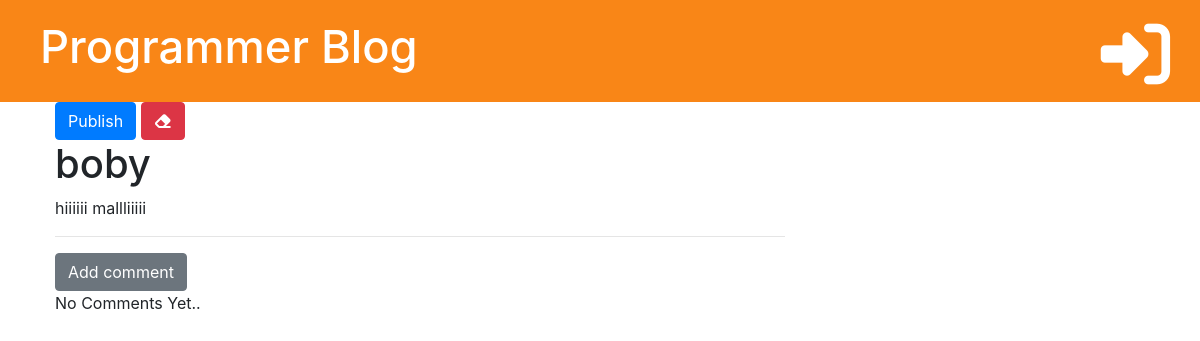
The page /post/9/ on the database as committed earlier.
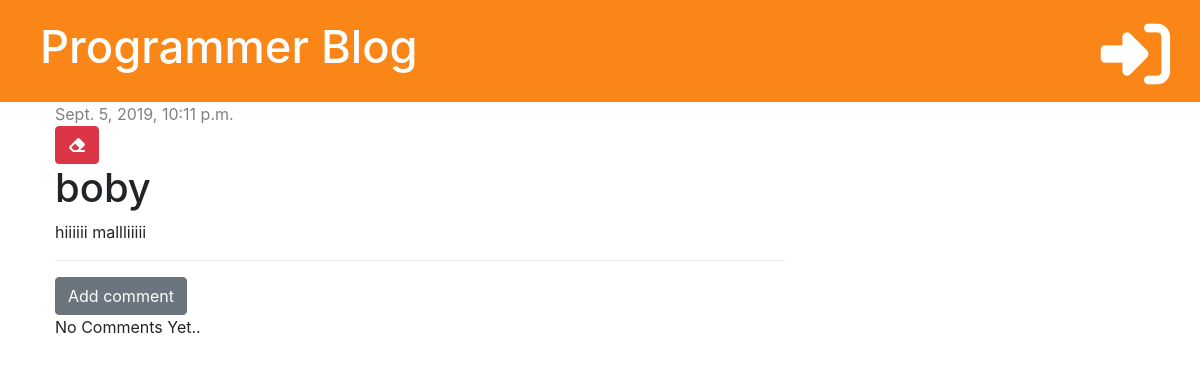
The same page on the database as committed later.
### bloge/models.py (models this page shows, shortened)
class Post(models.Model):
    author = models.ForeignKey("auth.User", on_delete=models.CASCADE)
    title = models.CharField(max_length=200)
    text = models.TextField()
    created_date = models.DateTimeField(default=timezone.now)
    published_date = models.DateTimeField(blank=True, null=True)

### bloge/views.py (the view)
# urls.py: path('post/<int:pk>/', views.post_detail, name="post_detail"),
def post_detail(request, pk):
    post = get_object_or_404(Post, pk=pk)
    stuff_for_frontend = {'post': post}
    return render(request, 'bloge/post_detail.html', stuff_for_frontend)

### bloge/templates/bloge/post_detail.html (shortened to what this page needs)
{% extends 'bloge/base.html' %}
{% block content %}
    <div class="post">
        {% if post.published_date %}
          <div class="date">
            {{ post.published_date }}
          </div>
        {% else %}
            <a href="{% url 'post_publish' pk=post.pk %}" class="btn btn-primary">Publish</a>
        {% endif %}
      <a href="{% url 'post_delete' pk=post.pk %}" class="btn btn-danger"
      onclick="return confirm('are you sure you want to delete this post?')"><i class="fas fa-eraser"></i></a>
          <h1>{{ post.title }}</h1>
          <p>{{ post.text }}</p>
    </div>
    <hr>
    <a href="{% url 'add_comment_to_post' pk=post.pk %}" class="btn btn-secondary">Add comment</a>
    {% for comment in post.comments.all %}
      {% if user.is_authenticated or comment.approved %}
        <div class="comment">
          <div class="date">
            <p>{{ comment.created_date }}</p>
          </div>
          {% if not comment.approved and user.is_superuser %}
            <a href="{% url 'comment_approve' pk=comment.pk %}"><i class="fas fa-check-circle"></i></a>
            <a href="{% url 'comment_remove' pk=comment.pk %}"><i class="fas fa-trash-alt"></i></a>
          {% endif %}
          <strong>{{ comment.author }}</strong>
          <p>{{ comment.text }}</p>
       </div>
      {% endif %}
        {% empty %}
          <p>No Comments Yet..</p>
  {% endfor %}
{% endblock %}

Rows that differ between the two databases and show on the page:
changed Post "boby": published_date (not shown) → "Sept. 5, 2019, 10:11 p.m."
Other text that changed with them:
text no longer shown: "Publish"
